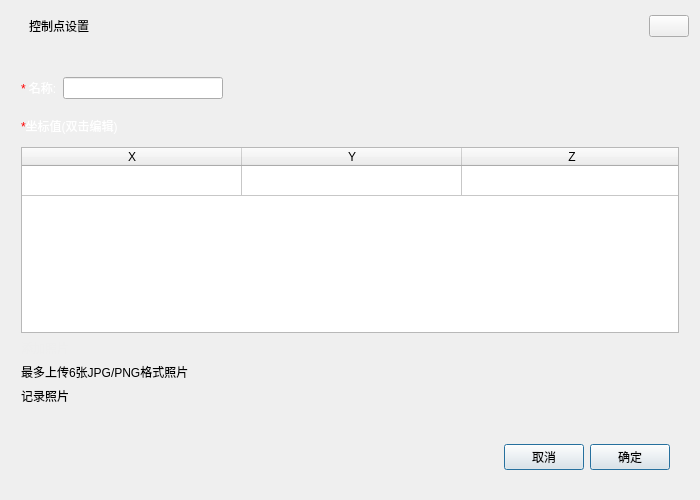
<?xml version="1.0" encoding="UTF-8"?>
<ui version="4.0">
 <class>CoordEditWindowClass</class>
 <widget class="QWidget" name="CoordEditWindowClass">
  <property name="geometry">
   <rect>
    <x>0</x>
    <y>0</y>
    <width>700</width>
    <height>500</height>
   </rect>
  </property>
  <property name="font">
   <font>
    <family>Arial</family>
   </font>
  </property>
  <property name="windowTitle">
   <string>控制点设置</string>
  </property>
  <property name="windowIcon">
   <iconset>
    <normaloff>:/images/main.ico</normaloff>:/images/main.ico</iconset>
  </property>
  <property name="styleSheet">
   <string notr="true"/>
  </property>
  <layout class="QVBoxLayout" name="verticalLayout_2">
   <property name="spacing">
    <number>0</number>
   </property>
   <property name="leftMargin">
    <number>0</number>
   </property>
   <property name="topMargin">
    <number>0</number>
   </property>
   <property name="rightMargin">
    <number>0</number>
   </property>
   <property name="bottomMargin">
    <number>0</number>
   </property>
   <item>
    <widget class="QWidget" name="widgetMain" native="true">
     <layout class="QVBoxLayout" name="verticalLayout" stretch="1,9">
      <property name="spacing">
       <number>0</number>
      </property>
      <property name="leftMargin">
       <number>1</number>
      </property>
      <property name="topMargin">
       <number>1</number>
      </property>
      <property name="rightMargin">
       <number>1</number>
      </property>
      <property name="bottomMargin">
       <number>1</number>
      </property>
      <item>
       <widget class="QWidget" name="widgetTitle" native="true">
        <layout class="QHBoxLayout" name="horizontalLayout">
         <property name="spacing">
          <number>6</number>
         </property>
         <property name="leftMargin">
          <number>10</number>
         </property>
         <property name="topMargin">
          <number>10</number>
         </property>
         <property name="rightMargin">
          <number>10</number>
         </property>
         <property name="bottomMargin">
          <number>10</number>
         </property>
         <item>
          <widget class="QLabel" name="label_logo">
           <property name="sizePolicy">
            <sizepolicy hsizetype="Preferred" vsizetype="Fixed">
             <horstretch>0</horstretch>
             <verstretch>0</verstretch>
            </sizepolicy>
           </property>
           <property name="text">
            <string/>
           </property>
           <property name="pixmap">
            <pixmap>:/images/renderbus_logo.png</pixmap>
           </property>
           <property name="scaledContents">
            <bool>true</bool>
           </property>
           <property name="indent">
            <number>-1</number>
           </property>
          </widget>
         </item>
         <item>
          <widget class="QLabel" name="label_2">
           <property name="text">
            <string>控制点设置</string>
           </property>
           <property name="indent">
            <number>5</number>
           </property>
          </widget>
         </item>
         <item>
          <spacer name="horizontalSpacer">
           <property name="orientation">
            <enum>Qt::Horizontal</enum>
           </property>
           <property name="sizeHint" stdset="0">
            <size>
             <width>40</width>
             <height>14</height>
            </size>
           </property>
          </spacer>
         </item>
         <item>
          <widget class="QPushButton" name="btnClose">
           <property name="focusPolicy">
            <enum>Qt::NoFocus</enum>
           </property>
           <property name="toolTip">
            <string>关闭</string>
           </property>
           <property name="text">
            <string/>
           </property>
          </widget>
         </item>
        </layout>
       </widget>
      </item>
      <item>
       <widget class="QWidget" name="widgetBody" native="true">
        <layout class="QVBoxLayout" name="widgetBody1">
         <property name="leftMargin">
          <number>20</number>
         </property>
         <property name="topMargin">
          <number>20</number>
         </property>
         <property name="rightMargin">
          <number>20</number>
         </property>
         <property name="bottomMargin">
          <number>20</number>
         </property>
         <item>
          <widget class="QWidget" name="widget_version" native="true">
           <layout class="QHBoxLayout" name="horizontalLayout_4">
            <property name="leftMargin">
             <number>0</number>
            </property>
            <property name="topMargin">
             <number>6</number>
            </property>
            <property name="rightMargin">
             <number>6</number>
            </property>
            <property name="bottomMargin">
             <number>6</number>
            </property>
            <item>
             <widget class="QLabel" name="label_3">
              <property name="sizePolicy">
               <sizepolicy hsizetype="Maximum" vsizetype="Preferred">
                <horstretch>0</horstretch>
                <verstretch>0</verstretch>
               </sizepolicy>
              </property>
              <property name="text">
               <string>&lt;html&gt;&lt;head/&gt;&lt;body&gt;&lt;p&gt;&lt;span style=&quot; color:#ff0000;&quot;&gt;* &lt;/span&gt;&lt;span style=&quot; color:#ffffff;&quot;&gt;名称:&lt;/span&gt;&lt;/p&gt;&lt;/body&gt;&lt;/html&gt;</string>
              </property>
             </widget>
            </item>
            <item>
             <widget class="QLineEdit" name="lineEditName">
              <property name="minimumSize">
               <size>
                <width>160</width>
                <height>0</height>
               </size>
              </property>
              <property name="maximumSize">
               <size>
                <width>160</width>
                <height>16777215</height>
               </size>
              </property>
             </widget>
            </item>
            <item>
             <spacer name="horizontalSpacer_4">
              <property name="orientation">
               <enum>Qt::Horizontal</enum>
              </property>
              <property name="sizeHint" stdset="0">
               <size>
                <width>40</width>
                <height>20</height>
               </size>
              </property>
             </spacer>
            </item>
           </layout>
          </widget>
         </item>
         <item>
          <widget class="QWidget" name="widget" native="true">
           <layout class="QHBoxLayout" name="horizontalLayout_6">
            <property name="leftMargin">
             <number>0</number>
            </property>
            <property name="topMargin">
             <number>6</number>
            </property>
            <property name="rightMargin">
             <number>6</number>
            </property>
            <property name="bottomMargin">
             <number>6</number>
            </property>
            <item>
             <widget class="QLabel" name="label_4">
              <property name="text">
               <string>&lt;html&gt;&lt;head/&gt;&lt;body&gt;&lt;p&gt;&lt;span style=&quot; color:#ff0000;&quot;&gt;*&lt;/span&gt;&lt;span style=&quot; color:#ffffff;&quot;&gt;坐标值(双击编辑)&lt;/span&gt;&lt;/p&gt;&lt;/body&gt;&lt;/html&gt;</string>
              </property>
             </widget>
            </item>
           </layout>
          </widget>
         </item>
         <item>
          <widget class="QTableWidget" name="tableWidgetSetCoord">
           <property name="sizePolicy">
            <sizepolicy hsizetype="Preferred" vsizetype="Preferred">
             <horstretch>0</horstretch>
             <verstretch>0</verstretch>
            </sizepolicy>
           </property>
           <property name="minimumSize">
            <size>
             <width>0</width>
             <height>0</height>
            </size>
           </property>
           <property name="maximumSize">
            <size>
             <width>16777215</width>
             <height>16777215</height>
            </size>
           </property>
           <property name="toolTip">
            <string>双击编辑坐标</string>
           </property>
           <property name="horizontalScrollBarPolicy">
            <enum>Qt::ScrollBarAlwaysOff</enum>
           </property>
           <property name="selectionMode">
            <enum>QAbstractItemView::ExtendedSelection</enum>
           </property>
           <property name="selectionBehavior">
            <enum>QAbstractItemView::SelectRows</enum>
           </property>
           <property name="textElideMode">
            <enum>Qt::ElideMiddle</enum>
           </property>
           <property name="showGrid">
            <bool>true</bool>
           </property>
           <property name="gridStyle">
            <enum>Qt::SolidLine</enum>
           </property>
           <property name="wordWrap">
            <bool>false</bool>
           </property>
           <attribute name="horizontalHeaderVisible">
            <bool>true</bool>
           </attribute>
           <attribute name="horizontalHeaderCascadingSectionResizes">
            <bool>false</bool>
           </attribute>
           <attribute name="horizontalHeaderDefaultSectionSize">
            <number>220</number>
           </attribute>
           <attribute name="horizontalHeaderStretchLastSection">
            <bool>true</bool>
           </attribute>
           <attribute name="verticalHeaderVisible">
            <bool>false</bool>
           </attribute>
           <attribute name="verticalHeaderDefaultSectionSize">
            <number>30</number>
           </attribute>
           <attribute name="verticalHeaderMinimumSectionSize">
            <number>25</number>
           </attribute>
           <row>
            <property name="text">
             <string/>
            </property>
           </row>
           <column>
            <property name="text">
             <string>X</string>
            </property>
           </column>
           <column>
            <property name="text">
             <string>Y</string>
            </property>
           </column>
           <column>
            <property name="text">
             <string>Z</string>
            </property>
           </column>
           <item row="0" column="0">
            <property name="text">
             <string notr="true"/>
            </property>
            <property name="textAlignment">
             <set>AlignCenter</set>
            </property>
           </item>
           <item row="0" column="1">
            <property name="text">
             <string notr="true"/>
            </property>
            <property name="textAlignment">
             <set>AlignCenter</set>
            </property>
           </item>
           <item row="0" column="2">
            <property name="text">
             <string notr="true"/>
            </property>
            <property name="textAlignment">
             <set>AlignCenter</set>
            </property>
           </item>
          </widget>
         </item>
         <item>
          <widget class="QLabel" name="label_6">
           <property name="text">
            <string>&lt;html&gt;&lt;head/&gt;&lt;body&gt;&lt;p&gt;&lt;span style=&quot; color:#eeeeee;&quot;&gt;添加照片&lt;/span&gt;&lt;/p&gt;&lt;/body&gt;&lt;/html&gt;</string>
           </property>
          </widget>
         </item>
         <item>
          <widget class="QLabel" name="label_5">
           <property name="text">
            <string>最多上传6张JPG/PNG格式照片</string>
           </property>
          </widget>
         </item>
         <item>
          <widget class="QLabel" name="label">
           <property name="text">
            <string>记录照片</string>
           </property>
          </widget>
         </item>
         <item>
          <widget class="QWidget" name="widget_3" native="true">
           <layout class="QHBoxLayout" name="horizontalLayout_5"/>
          </widget>
         </item>
         <item>
          <widget class="QWidget" name="widget_ok" native="true">
           <layout class="QHBoxLayout" name="horizontalLayout_3">
            <property name="leftMargin">
             <number>9</number>
            </property>
            <property name="rightMargin">
             <number>9</number>
            </property>
            <item>
             <spacer name="horizontalSpacer_2">
              <property name="orientation">
               <enum>Qt::Horizontal</enum>
              </property>
              <property name="sizeType">
               <enum>QSizePolicy::Expanding</enum>
              </property>
              <property name="sizeHint" stdset="0">
               <size>
                <width>40</width>
                <height>20</height>
               </size>
              </property>
             </spacer>
            </item>
            <item>
             <widget class="QPushButton" name="btnCancel">
              <property name="sizePolicy">
               <sizepolicy hsizetype="Preferred" vsizetype="Preferred">
                <horstretch>0</horstretch>
                <verstretch>0</verstretch>
               </sizepolicy>
              </property>
              <property name="text">
               <string>取消</string>
              </property>
              <property name="default">
               <bool>true</bool>
              </property>
              <property name="flat">
               <bool>false</bool>
              </property>
             </widget>
            </item>
            <item>
             <widget class="QPushButton" name="btnOk">
              <property name="sizePolicy">
               <sizepolicy hsizetype="Preferred" vsizetype="Preferred">
                <horstretch>0</horstretch>
                <verstretch>0</verstretch>
               </sizepolicy>
              </property>
              <property name="text">
               <string>确定</string>
              </property>
              <property name="default">
               <bool>true</bool>
              </property>
              <property name="flat">
               <bool>false</bool>
              </property>
             </widget>
            </item>
           </layout>
          </widget>
         </item>
        </layout>
       </widget>
      </item>
     </layout>
    </widget>
   </item>
  </layout>
 </widget>
 <resources>
  <include location="../QRenderBus.qrc"/>
 </resources>
 <connections>
  <connection>
   <sender>btnClose</sender>
   <signal>clicked()</signal>
   <receiver>CoordEditWindowClass</receiver>
   <slot>close()</slot>
   <hints>
    <hint type="sourcelabel">
     <x>382</x>
     <y>18</y>
    </hint>
    <hint type="destinationlabel">
     <x>547</x>
     <y>77</y>
    </hint>
   </hints>
  </connection>
  <connection>
   <sender>btnCancel</sender>
   <signal>clicked()</signal>
   <receiver>CoordEditWindowClass</receiver>
   <slot>close()</slot>
   <hints>
    <hint type="sourcelabel">
     <x>653</x>
     <y>420</y>
    </hint>
    <hint type="destinationlabel">
     <x>400</x>
     <y>230</y>
    </hint>
   </hints>
  </connection>
 </connections>
</ui>
